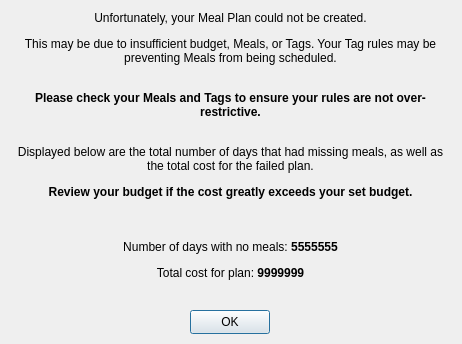
<?xml version="1.0" encoding="UTF-8"?>
<ui version="4.0">
 <class>CreatePlan_CreationDisplayError</class>
 <widget class="QDialog" name="CreatePlan_CreationDisplayError">
  <property name="geometry">
   <rect>
    <x>0</x>
    <y>0</y>
    <width>462</width>
    <height>344</height>
   </rect>
  </property>
  <property name="windowTitle">
   <string>Plan Creation Failed</string>
  </property>
  <widget class="QLabel" name="label_errorTitle">
   <property name="geometry">
    <rect>
     <x>10</x>
     <y>10</y>
     <width>441</width>
     <height>191</height>
    </rect>
   </property>
   <property name="text">
    <string>&lt;html&gt;&lt;head/&gt;&lt;body&gt;&lt;p align=&quot;center&quot;&gt;Unfortunately, your Meal Plan could not be created.&lt;/p&gt;&lt;p align=&quot;center&quot;&gt;This may be due to insufficient budget, Meals, or Tags. Your Tag rules may be preventing Meals from being scheduled.&lt;br/&gt;&lt;/p&gt;&lt;p align=&quot;center&quot;&gt;&lt;span style=&quot; font-weight:700;&quot;&gt;Please check your Meals and Tags to ensure your rules are not over-restrictive.&lt;/span&gt;&lt;br/&gt;&lt;/p&gt;&lt;p align=&quot;center&quot;&gt;Displayed below are the total number of days that had missing meals, as well as the total cost for the failed plan.&lt;/p&gt;&lt;p align=&quot;center&quot;&gt;&lt;span style=&quot; font-weight:700;&quot;&gt;Review your budget if the cost greatly exceeds your set budget.&lt;/span&gt;&lt;/p&gt;&lt;/body&gt;&lt;/html&gt;</string>
   </property>
   <property name="wordWrap">
    <bool>true</bool>
   </property>
  </widget>
  <widget class="QLabel" name="label_errorDetails">
   <property name="geometry">
    <rect>
     <x>90</x>
     <y>230</y>
     <width>281</width>
     <height>61</height>
    </rect>
   </property>
   <property name="text">
    <string>&lt;html&gt;&lt;head/&gt;&lt;body&gt;&lt;p align=&quot;center&quot;&gt;Number of days with no meals: &lt;span style=&quot; font-weight:700;&quot;&gt;5555555&lt;/span&gt;&lt;/p&gt;&lt;p align=&quot;center&quot;&gt;Total cost for plan:&lt;span style=&quot; font-weight:700;&quot;&gt; 9999999&lt;/span&gt;&lt;/p&gt;&lt;/body&gt;&lt;/html&gt;</string>
   </property>
  </widget>
  <widget class="QPushButton" name="pushButton_OK">
   <property name="geometry">
    <rect>
     <x>190</x>
     <y>310</y>
     <width>80</width>
     <height>24</height>
    </rect>
   </property>
   <property name="text">
    <string>OK</string>
   </property>
  </widget>
 </widget>
 <resources/>
 <connections/>
</ui>
